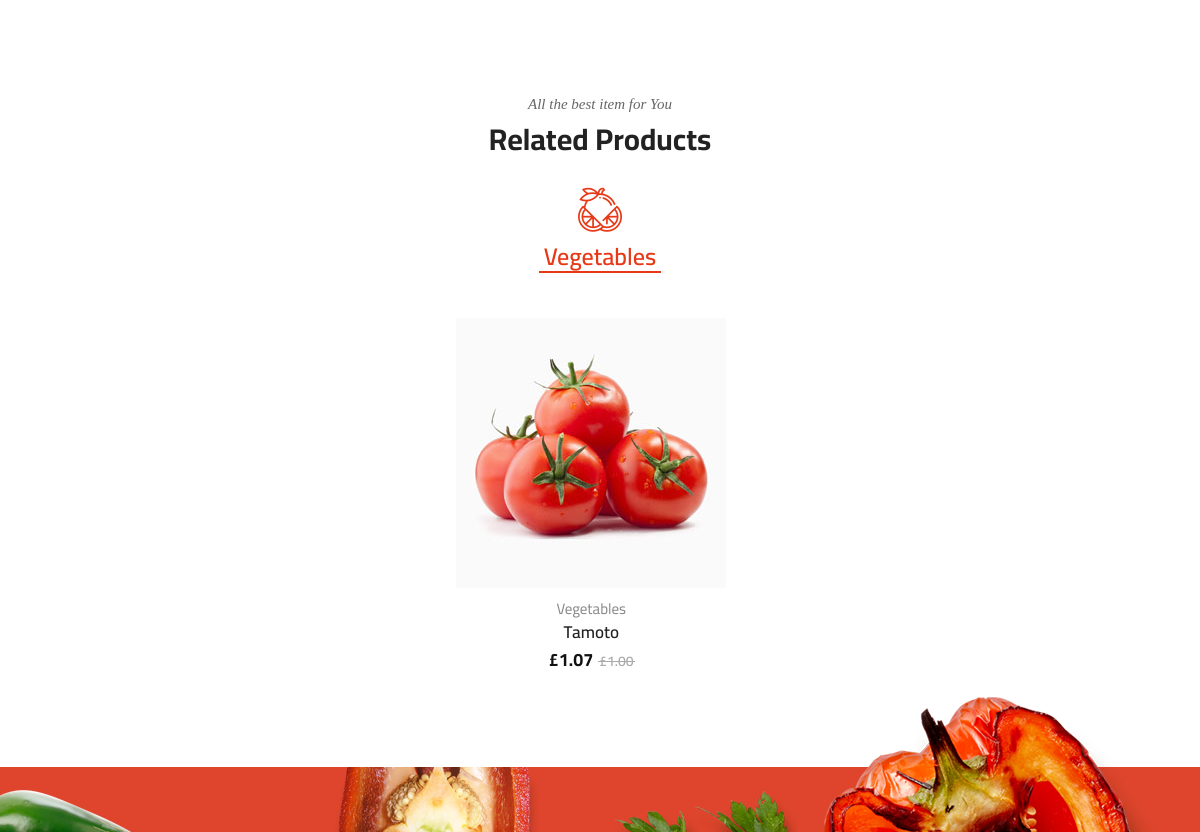
The app's page / (middle part), older data.
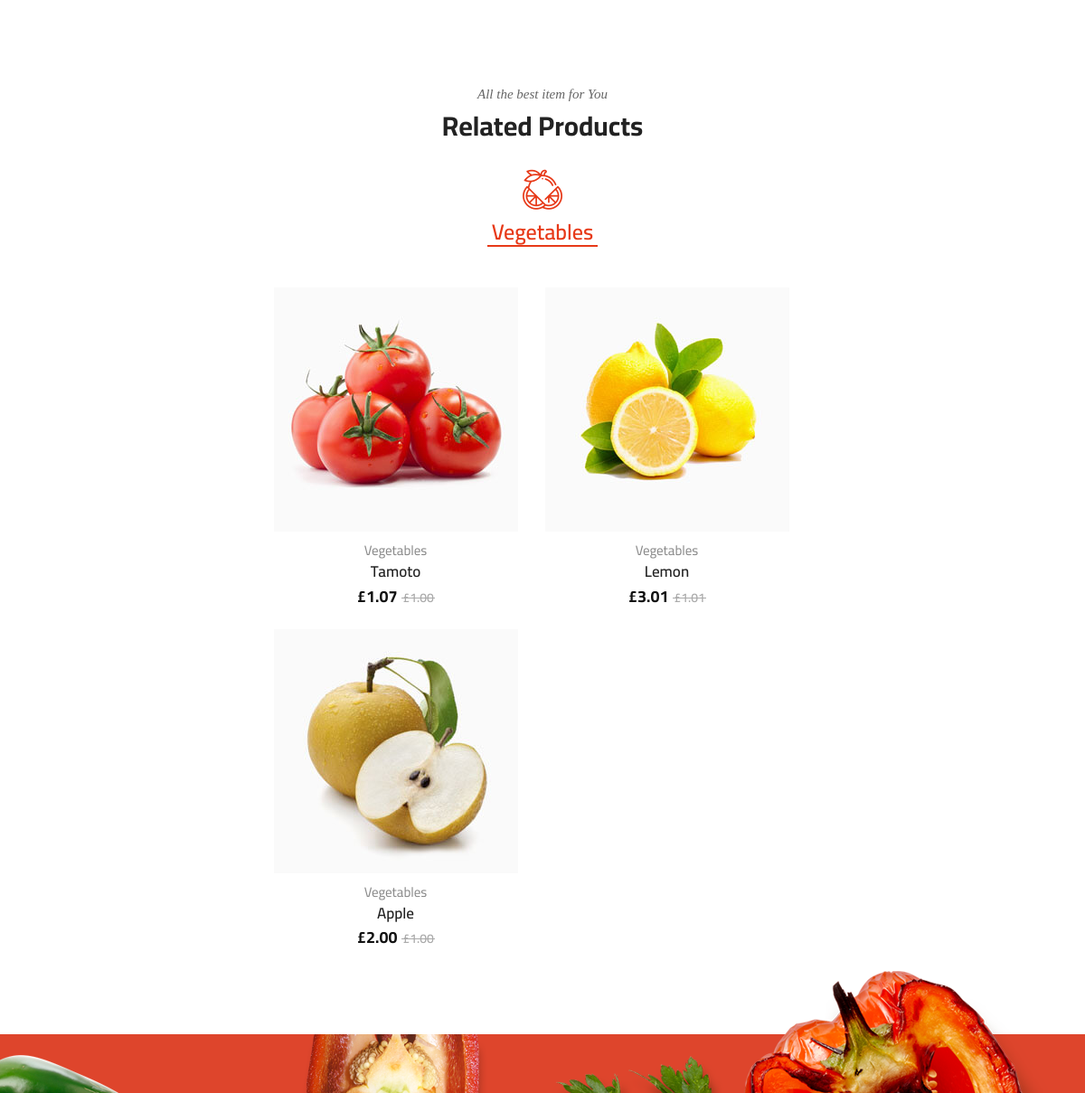
The same page, newer data.
### core/models.py (models this page shows, shortened)
class Product(models.Model):
    pid = ShortUUIDField(unique=True, length= 10, max_length=30, prefix="cat", alphabet="abcdefgh12345")
    title = models.CharField(max_length=100)
    image = models.ImageField(upload_to='category')
    description = models.TextField(null=True, blank=True)
    user = models.ForeignKey(User, on_delete=models.CASCADE)
    Category = models.ForeignKey(Category, on_delete=models.CASCADE)
    price = models.DecimalField(max_digits=9999999999999, decimal_places=2)
    old_price = models.DecimalField(max_digits=9999999999999, decimal_places=2)
    specifications = models.TextField(null=True, blank=True)
    product_status = models.CharField(choices=STATUS, max_length=10, default="In_review")
    status = models.BooleanField(default=True)
    In_stock = models.BooleanField(default=True)
    featured = models.BooleanField(default=True)
    digital = models.BooleanField(default=False)
    sku = ShortUUIDField(unique=True, length= 10, max_length=30, prefix="sku", alphabet="1234567890")
    date = models.DateTimeField(auto_now_add=True)
    updated = models.DateTimeField(null=True)
    class Meta:
        verbose_name_plural = "Products"

### core/views.py (the view)
# urls.py: path('', views.index, name="index"),
def index(request):
    products = Product.objects.all().order_by("Category_id")
    context = {
        "products":products
    }
    return render(request, 'core/index.html', context)

### templates/core/index.html (shortened to what this page needs)
 {% extends "partials/base.html" %}
 {% load static %}
 {% block content%}
    <div class="page-contain">
        <div id="main-content" class="main-content">
            <div class="product-tab z-index-20 sm-margin-top-193px xs-margin-top-30px">
                <div class="container">
                    <div class="biolife-title-box">
                        <span class="subtitle">All the best item for You</span>
                        <h3 class="main-title">Related Products</h3>
                    </div>
                    <div class="biolife-tab biolife-tab-contain sm-margin-top-34px">
                        <div class="tab-head tab-head__icon-top-layout icon-top-layout">
                            <ul class="tabs md-margin-bottom-35-im xs-margin-bottom-40-im">
                                <li class="tab-element active">
                                    <a href="#tab01_1st" class="tab-link"><span class="biolife-icon icon-lemon"></span>Vegetables</a>
                                </li>
                            </ul>
                        </div>
                        <div class="tab-content">
                            <div id="tab01_1st" class="tab-contain active">
                                <ul class="products-list biolife-carousel nav-center-02 nav-none-on-mobile eq-height-contain" data-slick='{"rows":2 ,"arrows":true,"dots":false,"infinite":true,"speed":400,"slidesMargin":10,"slidesToShow":4, "responsive":[{"breakpoint":1200, "settings":{ "slidesToShow": 4}},{"breakpoint":992, "settings":{ "slidesToShow": 3, "slidesMargin":25 }},{"breakpoint":768, "settings":{ "slidesToShow": 2, "slidesMargin":15}}]}'>
                                    {% for p in products %}
                                    <li class="product-item">
                                        <div class="contain-product layout-default">
                                            <div class="product-thumb">
                                                <a href="#" class="link-to-product">
                                                    <img src="{{p.image.url}}" alt="Vegetables" width="270" height="270" class="product-thumnail">
                                                </a>
                                            </div>
                                            <div class="info">
                                                <b class="categories">Vegetables</b>
                                                <h4 class="product-title"><a href="#" class="pr-name">{{ p.title}}</a></h4>
                                                <div class="price ">
                                                    <ins><span class="price-amount"><span class="currencySymbol">£</span>{{p.price}}</span></ins>
                                                    <del><span class="price-amount"><span class="currencySymbol">£</span>{{p.old_price}}</span></del>
                                                </div>
                                            </div>
                                        </div>
                                    </li>
                                    {% endfor %}
                                </ul>
                        </div>
                    </div>
                </div>
            </div>
            <div class="banner-promotion-01 xs-margin-top-50px sm-margin-top-11px">
                <div class="biolife-banner promotion biolife-banner__promotion">
                    <div class="banner-contain">
                        <div class="media background-biolife-banner__promotion">
                            <div class="img-moving position-4">
                                <img src="{% static 'assets/images/home-03/img-moving-pst-4.png' %}" width="198" height="269" alt="img msv">
                            </div>
                        </div>
                        <div class="text-content">
                        </div>
                    </div>
                </div>
            </div>
        </div>
    </div>
</body>
</html>
{% endblock content%}

Row changes from the older to the newer data that the page shows:
added Product: image (picture), title "Apple", price "2.00", old_price "1.00"
added Product: image (picture), title "Lemon", price "3.01", old_price "1.01"
